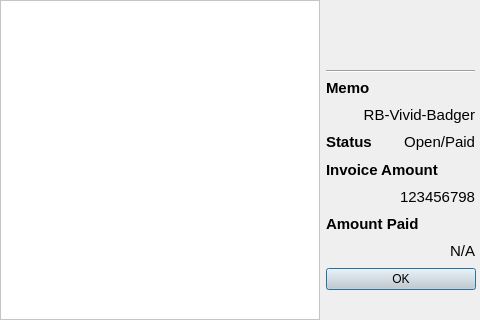
<?xml version="1.0" encoding="UTF-8"?>
<ui version="4.0">
 <class>DialogShowQrCode</class>
 <widget class="QDialog" name="DialogShowQrCode">
  <property name="geometry">
   <rect>
    <x>0</x>
    <y>0</y>
    <width>480</width>
    <height>320</height>
   </rect>
  </property>
  <property name="windowTitle">
   <string>Dialog</string>
  </property>
  <widget class="QDialogButtonBox" name="buttonBox">
   <property name="geometry">
    <rect>
     <x>326</x>
     <y>268</y>
     <width>150</width>
     <height>50</height>
    </rect>
   </property>
   <property name="sizePolicy">
    <sizepolicy hsizetype="Fixed" vsizetype="Fixed">
     <horstretch>0</horstretch>
     <verstretch>0</verstretch>
    </sizepolicy>
   </property>
   <property name="font">
    <font>
     <family>Arial</family>
     <pointsize>24</pointsize>
    </font>
   </property>
   <property name="styleSheet">
    <string notr="true">background-color: lightgrey;
font: 24pt &quot;Arial&quot;;</string>
   </property>
   <property name="orientation">
    <enum>Qt::Vertical</enum>
   </property>
   <property name="standardButtons">
    <set>QDialogButtonBox::Ok</set>
   </property>
  </widget>
  <widget class="QLabel" name="top_right_logo">
   <property name="geometry">
    <rect>
     <x>430</x>
     <y>2</y>
     <width>40</width>
     <height>60</height>
    </rect>
   </property>
   <property name="sizePolicy">
    <sizepolicy hsizetype="Fixed" vsizetype="Fixed">
     <horstretch>0</horstretch>
     <verstretch>0</verstretch>
    </sizepolicy>
   </property>
   <property name="text">
    <string/>
   </property>
   <property name="pixmap">
    <pixmap resource="../resources.qrc">:/RaspiBlesk/images/RaspiBlesk_Logo_Berry.png</pixmap>
   </property>
   <property name="scaledContents">
    <bool>true</bool>
   </property>
   <property name="alignment">
    <set>Qt::AlignCenter</set>
   </property>
  </widget>
  <widget class="QFrame" name="frame">
   <property name="geometry">
    <rect>
     <x>0</x>
     <y>0</y>
     <width>320</width>
     <height>320</height>
    </rect>
   </property>
   <property name="sizePolicy">
    <sizepolicy hsizetype="Fixed" vsizetype="Fixed">
     <horstretch>0</horstretch>
     <verstretch>0</verstretch>
    </sizepolicy>
   </property>
   <property name="styleSheet">
    <string notr="true">background-color: rgb(255, 255, 255);</string>
   </property>
   <property name="frameShape">
    <enum>QFrame::StyledPanel</enum>
   </property>
   <property name="frameShadow">
    <enum>QFrame::Raised</enum>
   </property>
   <widget class="QLabel" name="qcode">
    <property name="geometry">
     <rect>
      <x>1</x>
      <y>1</y>
      <width>318</width>
      <height>318</height>
     </rect>
    </property>
    <property name="styleSheet">
     <string notr="true">background-color: white</string>
    </property>
    <property name="text">
     <string/>
    </property>
    <property name="pixmap">
     <pixmap resource="../resources.qrc">:/RaspiBlesk/images/RaspiBlesk_Logo_Stacked.png</pixmap>
    </property>
    <property name="scaledContents">
     <bool>true</bool>
    </property>
    <property name="alignment">
     <set>Qt::AlignCenter</set>
    </property>
    <property name="margin">
     <number>16</number>
    </property>
   </widget>
  </widget>
  <widget class="QLabel" name="label">
   <property name="geometry">
    <rect>
     <x>330</x>
     <y>4</y>
     <width>88</width>
     <height>60</height>
    </rect>
   </property>
   <property name="text">
    <string/>
   </property>
   <property name="pixmap">
    <pixmap resource="../resources.qrc">:/RaspiBlesk/images/RaspiBlesk_Logo_Stacked.png</pixmap>
   </property>
   <property name="scaledContents">
    <bool>true</bool>
   </property>
   <property name="alignment">
    <set>Qt::AlignCenter</set>
   </property>
  </widget>
  <widget class="QWidget" name="horizontalLayoutWidget">
   <property name="geometry">
    <rect>
     <x>320</x>
     <y>70</y>
     <width>161</width>
     <height>191</height>
    </rect>
   </property>
   <layout class="QVBoxLayout" name="verticalLayout">
    <property name="leftMargin">
     <number>6</number>
    </property>
    <property name="rightMargin">
     <number>6</number>
    </property>
    <item>
     <widget class="Line" name="line">
      <property name="orientation">
       <enum>Qt::Horizontal</enum>
      </property>
     </widget>
    </item>
    <item>
     <widget class="QLabel" name="memo_key">
      <property name="font">
       <font>
        <family>Arial</family>
        <pointsize>11</pointsize>
        <weight>75</weight>
        <italic>false</italic>
        <bold>true</bold>
        <underline>false</underline>
       </font>
      </property>
      <property name="text">
       <string>Memo</string>
      </property>
      <property name="scaledContents">
       <bool>false</bool>
      </property>
      <property name="alignment">
       <set>Qt::AlignLeading|Qt::AlignLeft|Qt::AlignTop</set>
      </property>
      <property name="wordWrap">
       <bool>true</bool>
      </property>
     </widget>
    </item>
    <item>
     <widget class="QLabel" name="memo_value">
      <property name="font">
       <font>
        <family>Arial</family>
        <pointsize>11</pointsize>
       </font>
      </property>
      <property name="text">
       <string>RB-Vivid-Badger</string>
      </property>
      <property name="scaledContents">
       <bool>false</bool>
      </property>
      <property name="alignment">
       <set>Qt::AlignRight|Qt::AlignTop|Qt::AlignTrailing</set>
      </property>
      <property name="wordWrap">
       <bool>true</bool>
      </property>
     </widget>
    </item>
    <item>
     <layout class="QHBoxLayout" name="horizontalLayout">
      <item>
       <widget class="QLabel" name="status_key">
        <property name="font">
         <font>
          <family>Arial</family>
          <pointsize>11</pointsize>
          <weight>75</weight>
          <bold>true</bold>
          <underline>false</underline>
         </font>
        </property>
        <property name="text">
         <string>Status</string>
        </property>
        <property name="scaledContents">
         <bool>false</bool>
        </property>
        <property name="alignment">
         <set>Qt::AlignLeading|Qt::AlignLeft|Qt::AlignTop</set>
        </property>
        <property name="wordWrap">
         <bool>true</bool>
        </property>
       </widget>
      </item>
      <item>
       <widget class="QLabel" name="status_value">
        <property name="font">
         <font>
          <family>Arial</family>
          <pointsize>11</pointsize>
         </font>
        </property>
        <property name="text">
         <string>Open/Paid</string>
        </property>
        <property name="scaledContents">
         <bool>false</bool>
        </property>
        <property name="alignment">
         <set>Qt::AlignRight|Qt::AlignTop|Qt::AlignTrailing</set>
        </property>
        <property name="wordWrap">
         <bool>true</bool>
        </property>
       </widget>
      </item>
     </layout>
    </item>
    <item>
     <widget class="QLabel" name="inv_amt_key">
      <property name="font">
       <font>
        <family>Arial</family>
        <pointsize>11</pointsize>
        <weight>75</weight>
        <bold>true</bold>
       </font>
      </property>
      <property name="text">
       <string>Invoice Amount</string>
      </property>
     </widget>
    </item>
    <item>
     <widget class="QLabel" name="inv_amt_value">
      <property name="font">
       <font>
        <family>Arial</family>
        <pointsize>11</pointsize>
        <weight>50</weight>
        <bold>false</bold>
       </font>
      </property>
      <property name="text">
       <string>123456798</string>
      </property>
      <property name="alignment">
       <set>Qt::AlignRight|Qt::AlignTrailing|Qt::AlignVCenter</set>
      </property>
     </widget>
    </item>
    <item>
     <widget class="QLabel" name="amt_paid_key">
      <property name="font">
       <font>
        <family>Arial</family>
        <pointsize>11</pointsize>
        <weight>75</weight>
        <bold>true</bold>
       </font>
      </property>
      <property name="text">
       <string>Amount Paid</string>
      </property>
     </widget>
    </item>
    <item>
     <widget class="QLabel" name="amt_paid_value">
      <property name="font">
       <font>
        <family>Arial</family>
        <pointsize>11</pointsize>
       </font>
      </property>
      <property name="text">
       <string>N/A</string>
      </property>
      <property name="alignment">
       <set>Qt::AlignRight|Qt::AlignTrailing|Qt::AlignVCenter</set>
      </property>
     </widget>
    </item>
   </layout>
  </widget>
  <widget class="QWidget" name="spinner" native="true">
   <property name="geometry">
    <rect>
     <x>440</x>
     <y>0</y>
     <width>40</width>
     <height>40</height>
    </rect>
   </property>
   <property name="sizePolicy">
    <sizepolicy hsizetype="Fixed" vsizetype="Fixed">
     <horstretch>0</horstretch>
     <verstretch>0</verstretch>
    </sizepolicy>
   </property>
  </widget>
  <zorder>spinner</zorder>
  <zorder>buttonBox</zorder>
  <zorder>top_right_logo</zorder>
  <zorder>frame</zorder>
  <zorder>label</zorder>
  <zorder>horizontalLayoutWidget</zorder>
 </widget>
 <resources>
  <include location="../resources.qrc"/>
  <include location="../resources.qrc"/>
 </resources>
 <connections>
  <connection>
   <sender>buttonBox</sender>
   <signal>accepted()</signal>
   <receiver>DialogShowQrCode</receiver>
   <slot>accept()</slot>
   <hints>
    <hint type="sourcelabel">
     <x>248</x>
     <y>254</y>
    </hint>
    <hint type="destinationlabel">
     <x>157</x>
     <y>274</y>
    </hint>
   </hints>
  </connection>
 </connections>
</ui>
